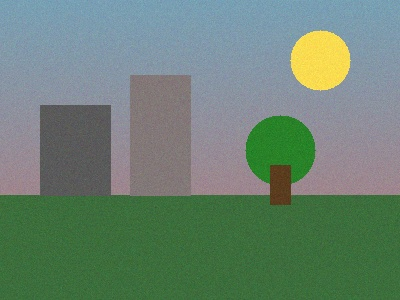
#> input picture CV_Unit2_Assignment/11_Smoothing_vs_Sharpening/input.jpg, 400 x 300 px
$ python program.py
#> lines starting #> are read from the running program, lines starting #| are printed output that depends on the picture
"""
Program 11: Smoothing and Sharpening Comparison
- Uses the same input image
- Generates one smoothed output and one sharpened output
- Saves them as output_smooth.png and output_sharp.png
"""

import numpy as np
import cv2

# Read the same input image for both operations
img = cv2.imread("input.jpg")
#> img is the input picture: shape (300, 400, 3); mean B, G, R 114.2, 130.7, 106.6

# --- Smoothing: Gaussian blur ---
SMOOTH_KERNEL = (7, 7)
smoothed = cv2.GaussianBlur(img, SMOOTH_KERNEL, 0)
cv2.imwrite("output_smooth.png", smoothed)
print(f"Applied Gaussian smoothing with kernel {SMOOTH_KERNEL} -> saved output_smooth.png")

# --- Sharpening: custom kernel via filter2D ---
# Same style sharpening kernel as Program 10: boosts the center pixel and
# subtracts the four direct neighbors to enhance edges.
sharpening_kernel = np.array([
    [ 0, -1,  0],
    [-1,  9, -1],
    [ 0, -1,  0]
], dtype=np.float32)
sharpened = cv2.filter2D(img, -1, sharpening_kernel)
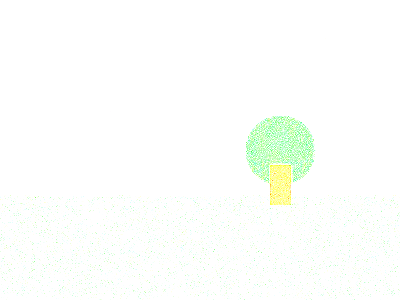
#> sharpened: shape (300, 400, 3); mean B, G, R 251.8, 255, 252.6
cv2.imwrite("output_sharp.png", sharpened)
print("Applied sharpening kernel -> saved output_sharp.png")

print("Smoothing vs Sharpening comparison outputs saved successfully.")
